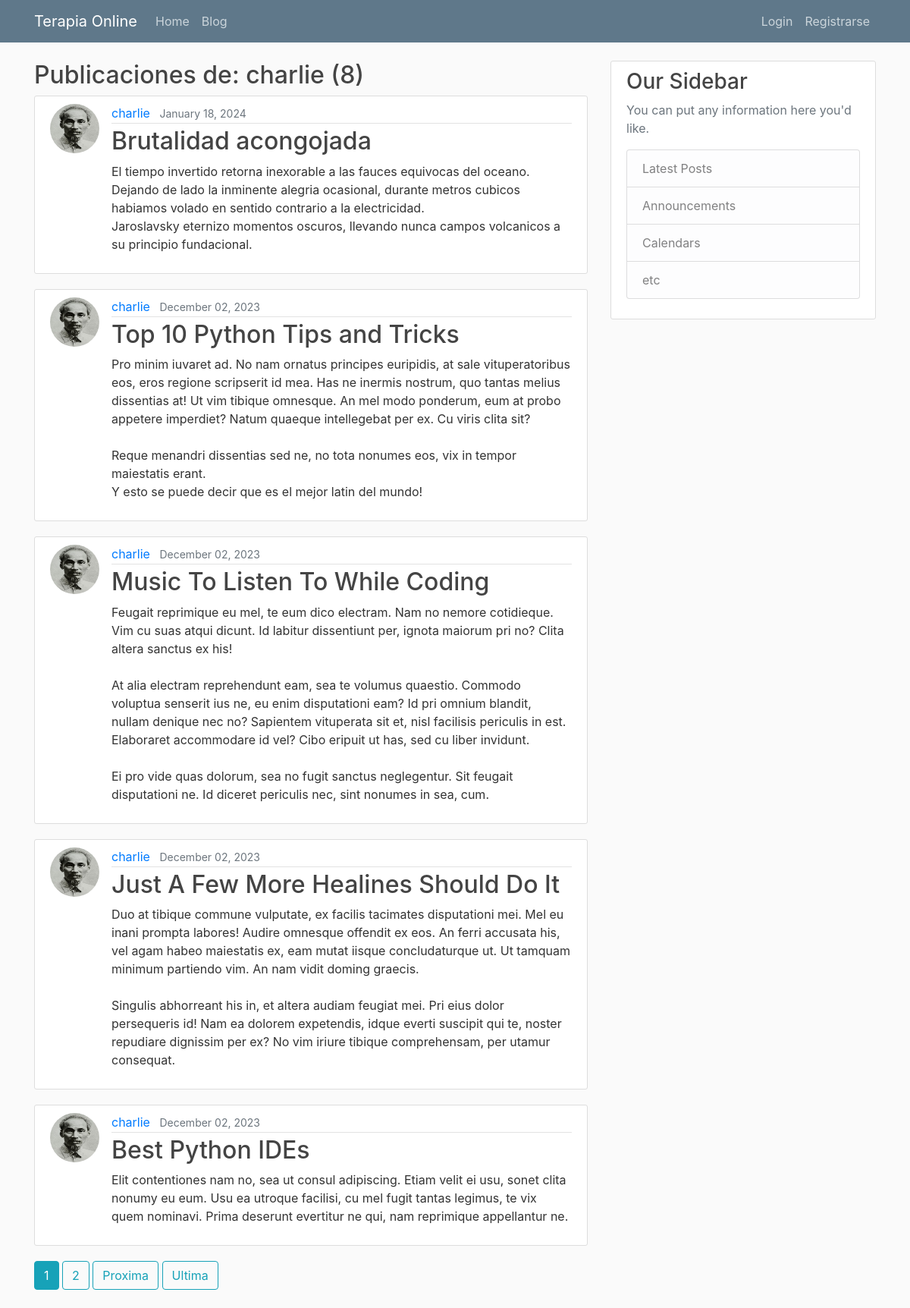
Page /blog/post/charlie on the committed database.
### blog/models.py (models this page shows, shortened)
class Post(models.Model):
    title = models.CharField(max_length=100)
    content = models.TextField()
    date_posted = models.DateTimeField(default=timezone.now)
    author = models.ForeignKey(User, on_delete=models.CASCADE)
    def get_absolute_url(self):
        return reverse('blog:post-detalle', kwargs={"pk": self.pk})
    """
    In Django, the get_absolute_url method is used to get the canonical URL for an object. It tells Django how to calculate the URL for an object. In your Post model, the get_absolute_url method is using the reverse function to return the URL for the detail view of the post.

    The reverse function in Django is used to generate URLs by reversing the URL patterns defined in your urls.py. It takes a URL pattern name as its first argument and any arguments for the URL pattern as keyword arguments. In your case, reverse('post-detail', kwargs={'pk': self.pk}) is generating a URL for the post-detail view, passing the posts primary key (self.pk) as an argument.

    On the other hand, redirect is a function that returns an HttpResponseRedirect to the appropriate URL for the arguments passed. It can take a model, view name, or URL as its argument, and it will use get_absolute_url if a model is passed.

    So, the main difference between redirect and reverse is that redirect actually sends a redirect response to the user, while reverse simply calculates a URL. You would use reverse when you want to calculate a URL to use elsewhere in your code, and redirect when you want to send the user to a different page in response to an action (like creating a new post).
    """

### users/models.py (models this page shows, shortened)
class Profile(models.Model):
    user = models.OneToOneField(User, on_delete=models.CASCADE) #Delete profile when user is deleted.
    image = models.ImageField(default='default.jpg', upload_to='profile_pics')

### blog/views.py (the view)
# urls.py: path('post/<str:username>', UserPostListView.as_view(), name='user-posts'),
class UserPostListView(ListView):
    model = Post
    paginate_by = 5
    template_name = 'blog/user_posts.html'
    def get_queryset(self):
        user = get_object_or_404(User, username=self.kwargs.get('username'))
        return Post.objects.filter(author=user).order_by('-date_posted')
    """
    The `form_valid` method is a part of Django's class-based views, specifically the `FormView` class, which `CreateView` inherits from²³.

    In your `PostCreateView` class, you're overriding the `form_valid` method. This method is called when valid form data has been POSTed¹. It's used to define what happens if the form is valid²³.

    In the case of `CreateView`, the parent's `form_valid` method might do some processing (it will call `form.save()` for example)²³. So, when you call `super().form_valid(form)`, you're ensuring that this processing still occurs²³.

    In your specific implementation, you're setting the `author` of the `Post` instance to be the currently logged-in user before calling the parent's `form_valid` method⁴. This means that when a post is created, it's automatically associated with the currently logged-in user.


    The `PostUpdateView` class you've provided is a Django class-based view that inherits from `LoginRequiredMixin`, `UserPassesTestMixin`, and `UpdateView`. It's used to update an instance of the `Post` model. The class has two methods: `form_valid` and `test_func`.

    1. `form_valid(self, form)`: This method is called when the user submits a valid form. The `form` parameter is the form with data. The method sets the `author` of the `Post` instance to the current logged-in user. It then calls the parent class's `form_valid` method, which saves the form's data to the database.

    2. `test_func(self)`: This method is part of the `UserPassesTestMixin`. It's called to check if the current user passes a certain test condition. In this case, the test is whether the current user is the author of the post. If the user is the author, the method returns `True`; otherwise, it returns `False`. If the test fails (i.e., the method returns `False`), Django will redirect the user to a specified page.
    """
    """
    user = get_object_or_404(User, username=self.kwargs.get('username')): This line is getting the User object that matches the username passed in the URL. If no such user exists, it raises a 404 error.

    So, if you were to navigate to a URL like http://yourwebsite.com/user/johndoe, Django would call the UserPostListView view with username='johndoe'. The get_object_or_404(User, username=self.kwargs.get('username')) line in the view would then attempt to fetch a User object with username='johndoe'. If no such user exists, it would raise a 404 error. If the user does exist, it would return the User object, and the view would proceed to fetch and display all posts authored by that user.
    """
    """ The ordering attribute in Django’s class-based views specifies the default ordering for the entire queryset. However, in this case, the ordering is not uniform for all objects in the queryset. The ordering depends on the specific user, which is determined dynamically based on the username parameter in the URL.

    The get_queryset method allows for more complex queries and dynamic ordering. In this case, it’s used to filter the posts by author and then order them by date_posted. This wouldn’t be possible with a static ordering attribute because the author is not known until the view is called with a specific username. """

### blog/templates/blog/user_posts.html (shortened to what this page needs)
{% extends "main/base.html" %}
{% block contenido %}
<h2>Publicaciones de: {{ view.kwargs.username }} ({{ page_obj.paginator.count }})</h2>
    {% for object in object_list %}
        <article class="media content-section">
            <img class="rounded-circle article-img" src="{{ object.author.profile.image.url }}">
            <div class="media-body">
                {% include "blog/article_metadata.html" %}
                <h2><a class="article-title" href="{% url 'blog:post-detalle' object.id %}">{{ object.title }}</a></h2>
                <p class="article-content">{{ object.content }}</p>
            </div>
        </article>
    {% endfor %}
    {% if is_paginated %}
        {% include "pagination_controls.html" %}
    {% endif %}
{% endblock contenido %}

### blog/templates/blog/article_metadata.html (shortened to what this page needs)
    <div class="article-metadata">
        <a class="mr-2" href="{% url 'blog:user-posts' object.author.username %}">{{ object.author }}</a>
        <small class="text-muted">{{ object.date_posted|date:"F d, Y" }}</small>
    </div>

### main/static/main/main.css (style rules this page uses)
body { background: #fafafa; color: #333333; margin-top: 5rem; }
h1, h2, h3, h4, h5, h6 { color: #444444; }
.content-section { background: #ffffff; padding: 10px 20px; border: 1px solid #dddddd; border-radius: 3px; margin-bottom: 20px; }
.article-title { color: #444444; }
.article-content { white-space: pre-line; }
.article-img { height: 65px; width: 65px; margin-right: 16px; }
.article-metadata { padding-bottom: 1px; margin-bottom: 4px; border-bottom: 1px solid #e3e3e3 }

### rows in the picture
Post: author.profile.image (picture), author "charlie", date_posted "January 18, 2024", title "Brutalidad acongojada", content "El tiempo invertido retorna inexorable a las fauces equivocas del oceano. Dejando de lado la inminente alegria ocasional, durante metros cubicos habiamos volado en sentido contrario a la electricidad. Jaroslavsky eternizo momentos oscuros, llevando nunca campos volcanicos a su principio fundacional."
Post: author.profile.image (picture), author "charlie", date_posted "December 02, 2023", title "Top 10 Python Tips and Tricks", content "Pro minim iuvaret ad. No nam ornatus principes euripidis, at sale vituperatoribus eos, eros regione scripserit id mea. Has ne inermis nostrum, quo tantas melius dissentias at! Ut vim tibique omnesque. An mel modo ponderum, eum at probo appetere imperdiet? Natum quaeque intellegebat per ex. Cu viris clita sit? Reque menandri dissentias sed ne, no tota nonumes eos, vix in tempor maiestatis erant. Y esto se puede decir que es el mejor latin del mundo!"
Post: author.profile.image (picture), author "charlie", date_posted "December 02, 2023", title "Music To Listen To While Coding", content "Feugait reprimique eu mel, te eum dico electram. Nam no nemore cotidieque. Vim cu suas atqui dicunt. Id labitur dissentiunt per, ignota maiorum pri no? Clita altera sanctus ex his! At alia electram reprehendunt eam, sea te volumus quaestio. Commodo voluptua senserit ius ne, eu enim disputationi eam? Id pri omnium blandit, nullam denique nec no? Sapientem vituperata sit et, nisl facilisis periculis in est. Elaboraret accommodare id vel? Cibo eripuit ut has, sed cu liber invidunt. Ei pro vide quas dolorum, sea no fugit sanctus neglegentur. Sit feugait disputationi ne. Id diceret periculis nec, sint nonumes in sea, cum."
Post: author.profile.image (picture), author "charlie", date_posted "December 02, 2023", title "Just A Few More Healines Should Do It", content "Duo at tibique commune vulputate, ex facilis tacimates disputationi mei. Mel eu inani prompta labores! Audire omnesque offendit ex eos. An ferri accusata his, vel agam habeo maiestatis ex, eam mutat iisque concludaturque ut. Ut tamquam minimum partiendo vim. An nam vidit doming graecis. Singulis abhorreant his in, et altera audiam feugiat mei. Pri eius dolor persequeris id! Nam ea dolorem expetendis, idque everti suscipit qui te, noster repudiare dignissim per ex? No vim iriure tibique comprehensam, per utamur consequat."
Post: author.profile.image (picture), author "charlie", date_posted "December 02, 2023", title "Best Python IDEs", content "Elit contentiones nam no, sea ut consul adipiscing. Etiam velit ei usu, sonet clita nonumy eu eum. Usu ea utroque facilisi, cu mel fugit tantas legimus, te vix quem nominavi. Prima deserunt evertitur ne qui, nam reprimique appellantur ne."

### other values in the picture
{{ view.kwargs.username }} "charlie"
{{ page_obj.paginator.count }} "8"
{{ i }} "1"
{{ i }} "2"
